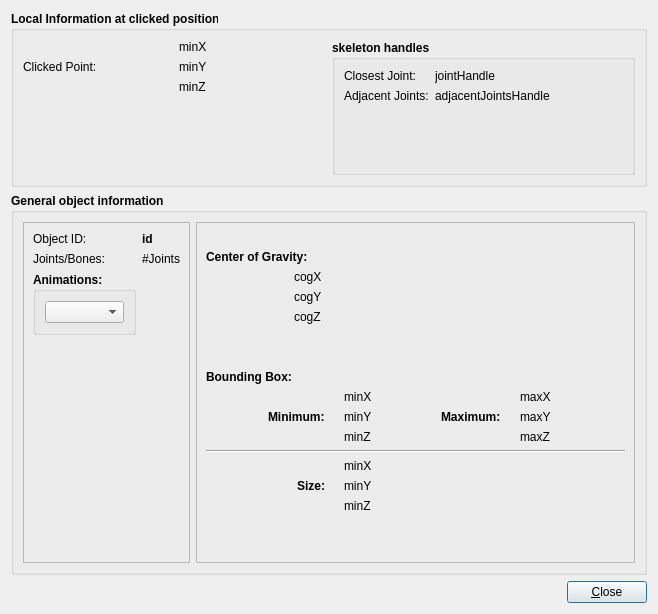
<?xml version="1.0" encoding="UTF-8"?>
<ui version="4.0">
 <class>InfoWidget</class>
 <widget class="QDialog" name="InfoWidget">
  <property name="geometry">
   <rect>
    <x>0</x>
    <y>0</y>
    <width>658</width>
    <height>614</height>
   </rect>
  </property>
  <property name="windowTitle">
   <string>Object Information</string>
  </property>
  <layout class="QGridLayout" name="gridLayout_3">
   <item row="2" column="0">
    <layout class="QHBoxLayout" name="horizontalLayout_2">
     <item>
      <spacer name="horizontalSpacer_2">
       <property name="orientation">
        <enum>Qt::Horizontal</enum>
       </property>
       <property name="sizeHint" stdset="0">
        <size>
         <width>40</width>
         <height>20</height>
        </size>
       </property>
      </spacer>
     </item>
     <item>
      <widget class="QPushButton" name="pushButton">
       <property name="text">
        <string>&amp;Close</string>
       </property>
      </widget>
     </item>
    </layout>
   </item>
   <item row="1" column="0">
    <widget class="QGroupBox" name="generalBox">
     <property name="font">
      <font>
       <weight>75</weight>
       <bold>true</bold>
      </font>
     </property>
     <property name="title">
      <string>General object information</string>
     </property>
     <layout class="QGridLayout" name="gridLayout">
      <item row="0" column="1">
       <widget class="QFrame" name="frame_2">
        <property name="frameShape">
         <enum>QFrame::StyledPanel</enum>
        </property>
        <property name="frameShadow">
         <enum>QFrame::Raised</enum>
        </property>
        <layout class="QVBoxLayout" name="verticalLayout">
         <item>
          <layout class="QHBoxLayout" name="horizontalLayout_11">
           <item>
            <layout class="QVBoxLayout" name="verticalLayout_5">
             <item>
              <spacer name="verticalSpacer_2">
               <property name="orientation">
                <enum>Qt::Vertical</enum>
               </property>
               <property name="sizeHint" stdset="0">
                <size>
                 <width>20</width>
                 <height>18</height>
                </size>
               </property>
              </spacer>
             </item>
             <item>
              <widget class="QLabel" name="label_22">
               <property name="font">
                <font>
                 <weight>75</weight>
                 <bold>true</bold>
                </font>
               </property>
               <property name="text">
                <string>Center of Gravity:</string>
               </property>
              </widget>
             </item>
             <item>
              <layout class="QHBoxLayout" name="horizontalLayout_9">
               <item>
                <spacer name="horizontalSpacer">
                 <property name="orientation">
                  <enum>Qt::Horizontal</enum>
                 </property>
                 <property name="sizeHint" stdset="0">
                  <size>
                   <width>40</width>
                   <height>20</height>
                  </size>
                 </property>
                </spacer>
               </item>
               <item>
                <widget class="QLabel" name="bracketA_3">
                 <property name="text">
                  <string/>
                 </property>
                 <property name="pixmap">
                  <pixmap resource="Plugin-InfoSkeleton.qrc">:/Plugin-InfoSkeleton/dialogIcons/info_bracketA.png</pixmap>
                 </property>
                </widget>
               </item>
               <item>
                <layout class="QVBoxLayout" name="verticalLayout_4">
                 <item>
                  <widget class="QLabel" name="cogX">
                   <property name="font">
                    <font>
                     <weight>50</weight>
                     <bold>false</bold>
                    </font>
                   </property>
                   <property name="text">
                    <string>cogX</string>
                   </property>
                  </widget>
                 </item>
                 <item>
                  <widget class="QLabel" name="cogY">
                   <property name="font">
                    <font>
                     <weight>50</weight>
                     <bold>false</bold>
                    </font>
                   </property>
                   <property name="text">
                    <string>cogY</string>
                   </property>
                  </widget>
                 </item>
                 <item>
                  <widget class="QLabel" name="cogZ">
                   <property name="font">
                    <font>
                     <weight>50</weight>
                     <bold>false</bold>
                    </font>
                   </property>
                   <property name="text">
                    <string>cogZ</string>
                   </property>
                  </widget>
                 </item>
                </layout>
               </item>
               <item>
                <widget class="QLabel" name="bracketB_3">
                 <property name="text">
                  <string/>
                 </property>
                 <property name="pixmap">
                  <pixmap resource="Plugin-InfoSkeleton.qrc">:/Plugin-InfoSkeleton/dialogIcons/info_bracketB.png</pixmap>
                 </property>
                </widget>
               </item>
               <item>
                <spacer name="horizontalSpacer_7">
                 <property name="orientation">
                  <enum>Qt::Horizontal</enum>
                 </property>
                 <property name="sizeHint" stdset="0">
                  <size>
                   <width>40</width>
                   <height>20</height>
                  </size>
                 </property>
                </spacer>
               </item>
              </layout>
             </item>
             <item>
              <spacer name="verticalSpacer">
               <property name="orientation">
                <enum>Qt::Vertical</enum>
               </property>
               <property name="sizeHint" stdset="0">
                <size>
                 <width>20</width>
                 <height>40</height>
                </size>
               </property>
              </spacer>
             </item>
            </layout>
           </item>
           <item>
            <widget class="QLabel" name="label_2">
             <property name="text">
              <string/>
             </property>
             <property name="pixmap">
              <pixmap resource="Plugin-InfoSkeleton.qrc">:/Plugin-InfoSkeleton/dialogIcons/info_boundingbox.png</pixmap>
             </property>
            </widget>
           </item>
           <item>
            <spacer name="horizontalSpacer_4">
             <property name="orientation">
              <enum>Qt::Horizontal</enum>
             </property>
             <property name="sizeHint" stdset="0">
              <size>
               <width>40</width>
               <height>20</height>
              </size>
             </property>
            </spacer>
           </item>
          </layout>
         </item>
         <item>
          <widget class="QLabel" name="label_4">
           <property name="font">
            <font>
             <weight>75</weight>
             <bold>true</bold>
            </font>
           </property>
           <property name="text">
            <string>Bounding Box:</string>
           </property>
          </widget>
         </item>
         <item>
          <layout class="QHBoxLayout" name="horizontalLayout_10">
           <item>
            <spacer name="horizontalSpacer_6">
             <property name="orientation">
              <enum>Qt::Horizontal</enum>
             </property>
             <property name="sizeType">
              <enum>QSizePolicy::Fixed</enum>
             </property>
             <property name="sizeHint" stdset="0">
              <size>
               <width>62</width>
               <height>20</height>
              </size>
             </property>
            </spacer>
           </item>
           <item>
            <widget class="QLabel" name="label_12">
             <property name="text">
              <string>Minimum:</string>
             </property>
            </widget>
           </item>
           <item>
            <widget class="QLabel" name="bracketA">
             <property name="text">
              <string/>
             </property>
             <property name="pixmap">
              <pixmap resource="Plugin-InfoSkeleton.qrc">:/Plugin-InfoSkeleton/dialogIcons/info_bracketA.png</pixmap>
             </property>
            </widget>
           </item>
           <item>
            <layout class="QVBoxLayout" name="verticalLayout_2">
             <item>
              <widget class="QLabel" name="bbMinX">
               <property name="font">
                <font>
                 <weight>50</weight>
                 <bold>false</bold>
                </font>
               </property>
               <property name="text">
                <string>minX</string>
               </property>
              </widget>
             </item>
             <item>
              <widget class="QLabel" name="bbMinY">
               <property name="font">
                <font>
                 <weight>50</weight>
                 <bold>false</bold>
                </font>
               </property>
               <property name="text">
                <string>minY</string>
               </property>
              </widget>
             </item>
             <item>
              <widget class="QLabel" name="bbMinZ">
               <property name="font">
                <font>
                 <weight>50</weight>
                 <bold>false</bold>
                </font>
               </property>
               <property name="text">
                <string>minZ</string>
               </property>
              </widget>
             </item>
            </layout>
           </item>
           <item>
            <widget class="QLabel" name="bracketB">
             <property name="text">
              <string/>
             </property>
             <property name="pixmap">
              <pixmap resource="Plugin-InfoSkeleton.qrc">:/Plugin-InfoSkeleton/dialogIcons/info_bracketB.png</pixmap>
             </property>
            </widget>
           </item>
           <item>
            <spacer name="horizontalSpacer_5">
             <property name="orientation">
              <enum>Qt::Horizontal</enum>
             </property>
             <property name="sizeType">
              <enum>QSizePolicy::Fixed</enum>
             </property>
             <property name="sizeHint" stdset="0">
              <size>
               <width>50</width>
               <height>20</height>
              </size>
             </property>
            </spacer>
           </item>
           <item>
            <widget class="QLabel" name="label_21">
             <property name="text">
              <string>Maximum:</string>
             </property>
            </widget>
           </item>
           <item>
            <widget class="QLabel" name="bracketA_2">
             <property name="text">
              <string/>
             </property>
             <property name="pixmap">
              <pixmap resource="Plugin-InfoSkeleton.qrc">:/Plugin-InfoSkeleton/dialogIcons/info_bracketA.png</pixmap>
             </property>
            </widget>
           </item>
           <item>
            <layout class="QVBoxLayout" name="verticalLayout_3">
             <item>
              <widget class="QLabel" name="bbMaxX">
               <property name="font">
                <font>
                 <weight>50</weight>
                 <bold>false</bold>
                </font>
               </property>
               <property name="text">
                <string>maxX</string>
               </property>
              </widget>
             </item>
             <item>
              <widget class="QLabel" name="bbMaxY">
               <property name="font">
                <font>
                 <weight>50</weight>
                 <bold>false</bold>
                </font>
               </property>
               <property name="text">
                <string>maxY</string>
               </property>
              </widget>
             </item>
             <item>
              <widget class="QLabel" name="bbMaxZ">
               <property name="font">
                <font>
                 <weight>50</weight>
                 <bold>false</bold>
                </font>
               </property>
               <property name="text">
                <string>maxZ</string>
               </property>
              </widget>
             </item>
            </layout>
           </item>
           <item>
            <widget class="QLabel" name="bracketB_2">
             <property name="text">
              <string/>
             </property>
             <property name="pixmap">
              <pixmap resource="Plugin-InfoSkeleton.qrc">:/Plugin-InfoSkeleton/dialogIcons/info_bracketB.png</pixmap>
             </property>
            </widget>
           </item>
           <item>
            <spacer name="horizontalSpacer_3">
             <property name="orientation">
              <enum>Qt::Horizontal</enum>
             </property>
             <property name="sizeHint" stdset="0">
              <size>
               <width>40</width>
               <height>20</height>
              </size>
             </property>
            </spacer>
           </item>
          </layout>
         </item>
         <item>
          <widget class="Line" name="line">
           <property name="orientation">
            <enum>Qt::Horizontal</enum>
           </property>
          </widget>
         </item>
         <item>
          <layout class="QHBoxLayout" name="horizontalLayout_16">
           <item>
            <spacer name="horizontalSpacer_9">
             <property name="orientation">
              <enum>Qt::Horizontal</enum>
             </property>
             <property name="sizeType">
              <enum>QSizePolicy::Fixed</enum>
             </property>
             <property name="sizeHint" stdset="0">
              <size>
               <width>91</width>
               <height>20</height>
              </size>
             </property>
            </spacer>
           </item>
           <item>
            <widget class="QLabel" name="label_13">
             <property name="text">
              <string>Size:</string>
             </property>
            </widget>
           </item>
           <item>
            <widget class="QLabel" name="bracketA_5">
             <property name="text">
              <string/>
             </property>
             <property name="pixmap">
              <pixmap resource="Plugin-InfoSkeleton.qrc">:/Plugin-InfoSkeleton/dialogIcons/info_bracketA.png</pixmap>
             </property>
            </widget>
           </item>
           <item>
            <layout class="QVBoxLayout" name="verticalLayout_6">
             <item>
              <widget class="QLabel" name="bbSizeX">
               <property name="font">
                <font>
                 <weight>50</weight>
                 <bold>false</bold>
                </font>
               </property>
               <property name="text">
                <string>minX</string>
               </property>
              </widget>
             </item>
             <item>
              <widget class="QLabel" name="bbSizeY">
               <property name="font">
                <font>
                 <weight>50</weight>
                 <bold>false</bold>
                </font>
               </property>
               <property name="text">
                <string>minY</string>
               </property>
              </widget>
             </item>
             <item>
              <widget class="QLabel" name="bbSizeZ">
               <property name="font">
                <font>
                 <weight>50</weight>
                 <bold>false</bold>
                </font>
               </property>
               <property name="text">
                <string>minZ</string>
               </property>
              </widget>
             </item>
            </layout>
           </item>
           <item>
            <widget class="QLabel" name="bracketB_5">
             <property name="text">
              <string/>
             </property>
             <property name="pixmap">
              <pixmap resource="Plugin-InfoSkeleton.qrc">:/Plugin-InfoSkeleton/dialogIcons/info_bracketB.png</pixmap>
             </property>
            </widget>
           </item>
           <item>
            <spacer name="horizontalSpacer_12">
             <property name="orientation">
              <enum>Qt::Horizontal</enum>
             </property>
             <property name="sizeHint" stdset="0">
              <size>
               <width>40</width>
               <height>20</height>
              </size>
             </property>
            </spacer>
           </item>
          </layout>
         </item>
         <item>
          <spacer name="verticalSpacer_3">
           <property name="orientation">
            <enum>Qt::Vertical</enum>
           </property>
           <property name="sizeHint" stdset="0">
            <size>
             <width>20</width>
             <height>40</height>
            </size>
           </property>
          </spacer>
         </item>
        </layout>
       </widget>
      </item>
      <item row="0" column="0">
       <widget class="QFrame" name="frame">
        <property name="frameShape">
         <enum>QFrame::StyledPanel</enum>
        </property>
        <property name="frameShadow">
         <enum>QFrame::Raised</enum>
        </property>
        <layout class="QFormLayout" name="formLayout">
         <property name="fieldGrowthPolicy">
          <enum>QFormLayout::ExpandingFieldsGrow</enum>
         </property>
         <item row="0" column="0">
          <widget class="QLabel" name="label_3">
           <property name="font">
            <font>
             <weight>50</weight>
             <bold>false</bold>
            </font>
           </property>
           <property name="text">
            <string>Object ID:</string>
           </property>
          </widget>
         </item>
         <item row="0" column="1">
          <widget class="QLabel" name="id">
           <property name="font">
            <font>
             <weight>75</weight>
             <bold>true</bold>
            </font>
           </property>
           <property name="text">
            <string>id</string>
           </property>
          </widget>
         </item>
         <item row="2" column="0">
          <widget class="QLabel" name="label_7">
           <property name="font">
            <font>
             <weight>50</weight>
             <bold>false</bold>
            </font>
           </property>
           <property name="text">
            <string>Joints/Bones:</string>
           </property>
          </widget>
         </item>
         <item row="2" column="1">
          <layout class="QHBoxLayout" name="horizontalLayout_3">
           <item>
            <widget class="QLabel" name="joints">
             <property name="font">
              <font>
               <weight>50</weight>
               <bold>false</bold>
              </font>
             </property>
             <property name="text">
              <string>#Joints</string>
             </property>
            </widget>
           </item>
          </layout>
         </item>
         <item row="3" column="0">
          <widget class="QGroupBox" name="groupBox">
           <property name="title">
            <string>Animations:</string>
           </property>
           <layout class="QHBoxLayout" name="horizontalLayout_4">
            <item>
             <widget class="QComboBox" name="comboBoxAnimations">
              <property name="editable">
               <bool>false</bool>
              </property>
             </widget>
            </item>
           </layout>
          </widget>
         </item>
        </layout>
       </widget>
      </item>
     </layout>
    </widget>
   </item>
   <item row="0" column="0">
    <widget class="QGroupBox" name="groupBox_3">
     <property name="minimumSize">
      <size>
       <width>0</width>
       <height>120</height>
      </size>
     </property>
     <property name="font">
      <font>
       <weight>75</weight>
       <bold>true</bold>
      </font>
     </property>
     <property name="title">
      <string>Local Information at clicked position</string>
     </property>
     <layout class="QHBoxLayout" name="horizontalLayout_15">
      <item>
       <layout class="QGridLayout" name="gridLayout_2">
        <item row="0" column="0">
         <layout class="QHBoxLayout" name="horizontalLayout_12">
          <item>
           <widget class="QLabel" name="clickPointLabel">
            <property name="font">
             <font>
              <weight>50</weight>
              <bold>false</bold>
             </font>
            </property>
            <property name="text">
             <string>Clicked Point:</string>
            </property>
           </widget>
          </item>
          <item>
           <widget class="QLabel" name="bracketA_4">
            <property name="text">
             <string/>
            </property>
            <property name="pixmap">
             <pixmap resource="Plugin-InfoSkeleton.qrc">:/Plugin-InfoSkeleton/dialogIcons/info_bracketA.png</pixmap>
            </property>
           </widget>
          </item>
          <item>
           <layout class="QVBoxLayout" name="verticalLayout_7">
            <item>
             <widget class="QLabel" name="pointX">
              <property name="font">
               <font>
                <weight>50</weight>
                <bold>false</bold>
               </font>
              </property>
              <property name="text">
               <string>minX</string>
              </property>
             </widget>
            </item>
            <item>
             <widget class="QLabel" name="pointY">
              <property name="font">
               <font>
                <weight>50</weight>
                <bold>false</bold>
               </font>
              </property>
              <property name="text">
               <string>minY</string>
              </property>
             </widget>
            </item>
            <item>
             <widget class="QLabel" name="pointZ">
              <property name="font">
               <font>
                <weight>50</weight>
                <bold>false</bold>
               </font>
              </property>
              <property name="text">
               <string>minZ</string>
              </property>
             </widget>
            </item>
           </layout>
          </item>
          <item>
           <widget class="QLabel" name="bracketB_4">
            <property name="text">
             <string/>
            </property>
            <property name="pixmap">
             <pixmap resource="Plugin-InfoSkeleton.qrc">:/Plugin-InfoSkeleton/dialogIcons/info_bracketB.png</pixmap>
            </property>
           </widget>
          </item>
         </layout>
        </item>
        <item row="1" column="0">
         <spacer name="verticalSpacer_4">
          <property name="orientation">
           <enum>Qt::Vertical</enum>
          </property>
          <property name="sizeHint" stdset="0">
           <size>
            <width>20</width>
            <height>40</height>
           </size>
          </property>
         </spacer>
        </item>
       </layout>
      </item>
      <item>
       <widget class="QGroupBox" name="groupBox_2">
        <property name="font">
         <font>
          <weight>75</weight>
          <bold>true</bold>
         </font>
        </property>
        <property name="title">
         <string>skeleton handles</string>
        </property>
        <layout class="QFormLayout" name="formLayout_3">
         <property name="fieldGrowthPolicy">
          <enum>QFormLayout::ExpandingFieldsGrow</enum>
         </property>
         <item row="0" column="0">
          <widget class="QLabel" name="clickedJointLabel">
           <property name="font">
            <font>
             <weight>50</weight>
             <bold>false</bold>
            </font>
           </property>
           <property name="text">
            <string>Closest Joint:</string>
           </property>
          </widget>
         </item>
         <item row="0" column="1">
          <widget class="QLabel" name="jointHandle">
           <property name="font">
            <font>
             <weight>50</weight>
             <bold>false</bold>
            </font>
           </property>
           <property name="text">
            <string>jointHandle</string>
           </property>
          </widget>
         </item>
         <item row="1" column="0">
          <widget class="QLabel" name="adjacentJoints">
           <property name="font">
            <font>
             <weight>50</weight>
             <bold>false</bold>
            </font>
           </property>
           <property name="text">
            <string>Adjacent Joints:</string>
           </property>
          </widget>
         </item>
         <item row="1" column="1">
          <widget class="QLabel" name="adjacentJointsHandles">
           <property name="font">
            <font>
             <weight>50</weight>
             <bold>false</bold>
            </font>
           </property>
           <property name="text">
            <string>adjacentJointsHandle</string>
           </property>
          </widget>
         </item>
        </layout>
       </widget>
      </item>
     </layout>
    </widget>
   </item>
  </layout>
 </widget>
 <resources>
  <include location="Plugin-InfoSkeleton.qrc"/>
 </resources>
 <connections>
  <connection>
   <sender>pushButton</sender>
   <signal>clicked()</signal>
   <receiver>InfoWidget</receiver>
   <slot>accept()</slot>
   <hints>
    <hint type="sourcelabel">
     <x>493</x>
     <y>627</y>
    </hint>
    <hint type="destinationlabel">
     <x>422</x>
     <y>625</y>
    </hint>
   </hints>
  </connection>
 </connections>
</ui>
